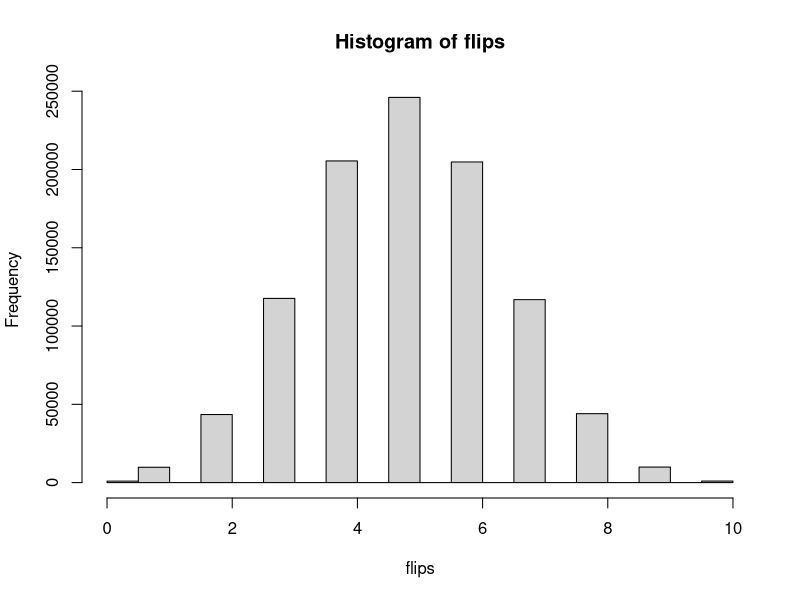
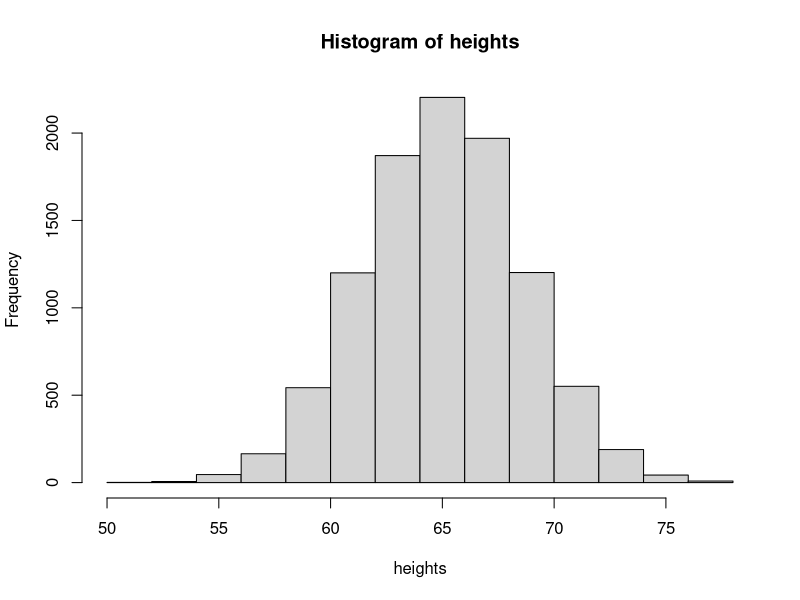

Write R code to recreate these figures, in order.
rbinom(1,1,.5)
rbinom(10,1,.5)
d1<- rbinom(10,1,.5)
sum (d1)

rbinom(1,10,.5)
rbinom(10,10,.5)
rbinom(10,10,.8)
d2 <- rbinom(10,10,.8)
sum(d2)

rbinom(10,10,.2)
d3 <- rbinom(10,10,.2)
sum(d3)

flips<- rbinom(1000000, 10, .5)
hist(flips)
flips == 5
mean(flips ==5)

pbinom(5,10,.5)


rnorm(10000, 65, 3.5)
heights <- rnorm (10000, 65, 3.5)
hist(heights)

f<- function (x){dnorm (x, mean = 65, sd= 3.5)}
integrate (f, 70, Inf)

pnorm(70,65, 3.5)
1-pnorm(70,65,3.5)
